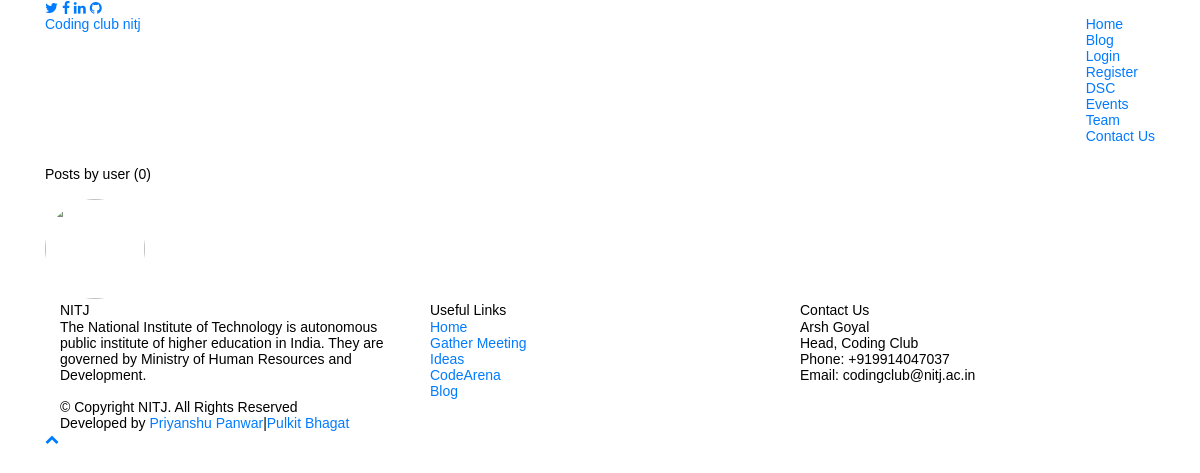
/blog/user/user, run on an earlier commit of the app's database.
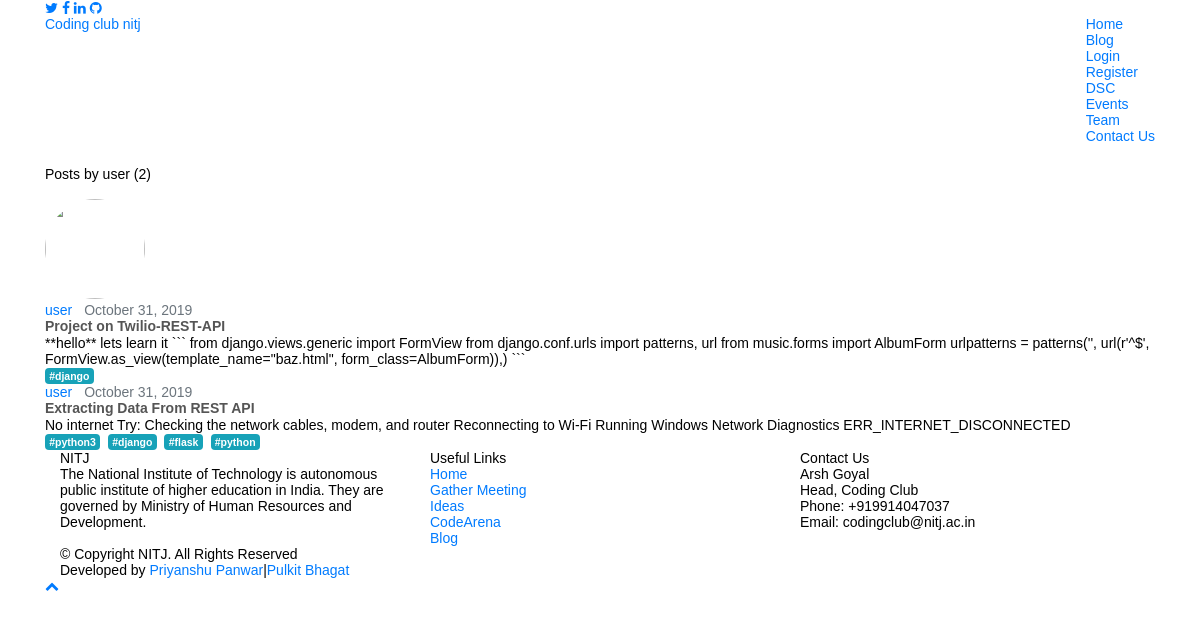
And on a later commit of the database.
### blog/models.py (models this page shows, shortened)
class Post(models.Model):
	title = models.CharField(max_length=100)
	content = models.TextField()
	date_posted = models.DateTimeField(default=timezone.now)
	author = models.ForeignKey(User, on_delete=models.CASCADE)
	tags = TaggableManager()

### blog/views.py (the view)
# urls.py: path('user/<str:username>', UserPostListView.as_view(), name='user-posts'),
class UserPostListView(ListView):
    model = Post
    template_name = 'blog/user_posts.html'  # <app>/<model>_<viewtype>.html
    context_object_name = 'posts'
    paginate_by = 5
    def get_queryset(self):
        user = get_object_or_404(User, username=self.kwargs.get('username'))
        return Post.objects.filter(author=user).order_by('-date_posted')

### blog/templates/blog/user_posts.html (shortened to what this page needs)
{% extends "blog/base.html" %}
{% block content %}
<div class="container" style="padding-top: 150px;">
    <h1 class="mb-3">Posts by {{ view.kwargs.username }} ({{ page_obj.paginator.count }})</h1>
<img class="rounded-circle article-img" src="{{ post.author.profile.image.url }}" style="width: 100px; height: 100px;">
    {% for post in posts %}
        <article class="media content-section">
          <div class="media-body">
            <div class="article-metadata">
              <a class="mr-2" href="{% url 'blog:user-posts' post.author.username %}">{{ post.author }}</a>
              <small class="text-muted">{{ post.date_posted|date:"F d, Y" }}</small>
            </div>
            <h2><a class="article-title" href="{% url 'blog:post-detail' post.id %}">{{ post.title }}</a></h2>
            <p class="article-content">{{ post.content }}</p>
            {% for tag in post.tags.all %}
        <a href="{% url 'tagged' tag.slug %}" class="mr-1 badge badge-info">#{{ tag }}</a>
      {% endfor %}
          </div>
        </article>
    {% endfor %}
{% endblock content %}

What changed in the data, as far as the page shows it:
added Post: author "user", date_posted "October 31, 2019", title "Project on Twilio-REST-API", content "**hello** lets learn it ``` from django.views.generic import FormView from django.conf.urls import patterns, url from music.forms import AlbumForm urlpatterns = patterns('', url(r'^$', FormView.as_view(template_name=\"baz.html\", form_class=AlbumForm)),) ```"
now on this page (row unchanged): Tag: name "django"
added Post: author "user", date_posted "October 31, 2019", title "Extracting Data From REST API", content "No internet Try: Checking the network cables, modem, and router Reconnecting to Wi-Fi Running Windows Network Diagnostics ERR_INTERNET_DISCONNECTED"
now on this page (row unchanged): Tag: name "python3", shown under "user"
now on this page (row unchanged): Tag: name "flask", shown under "user"
now on this page (row unchanged): Tag: name "python", shown under "user"
Also different on the page:
{{ page_obj.paginator.count }}: "0" → "2"
